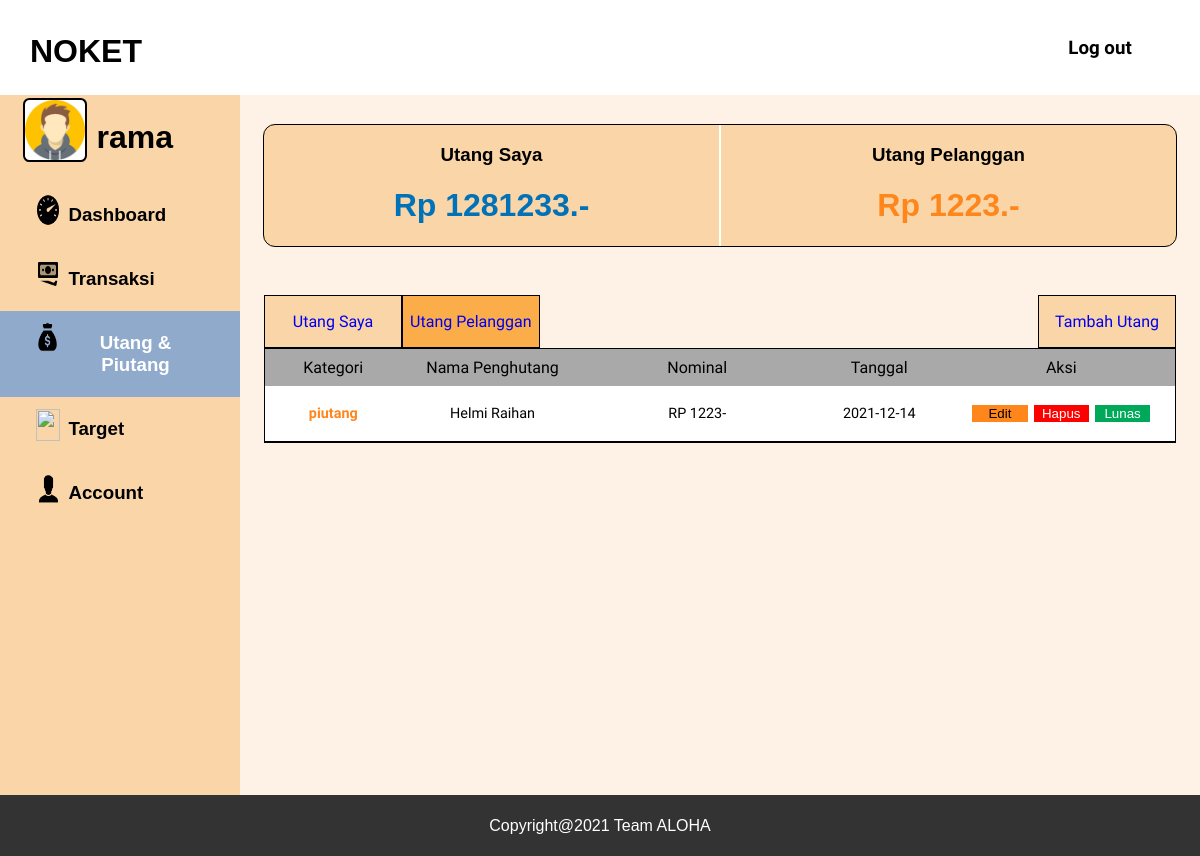
Before: /piutang.php (signed in) with the older database file.
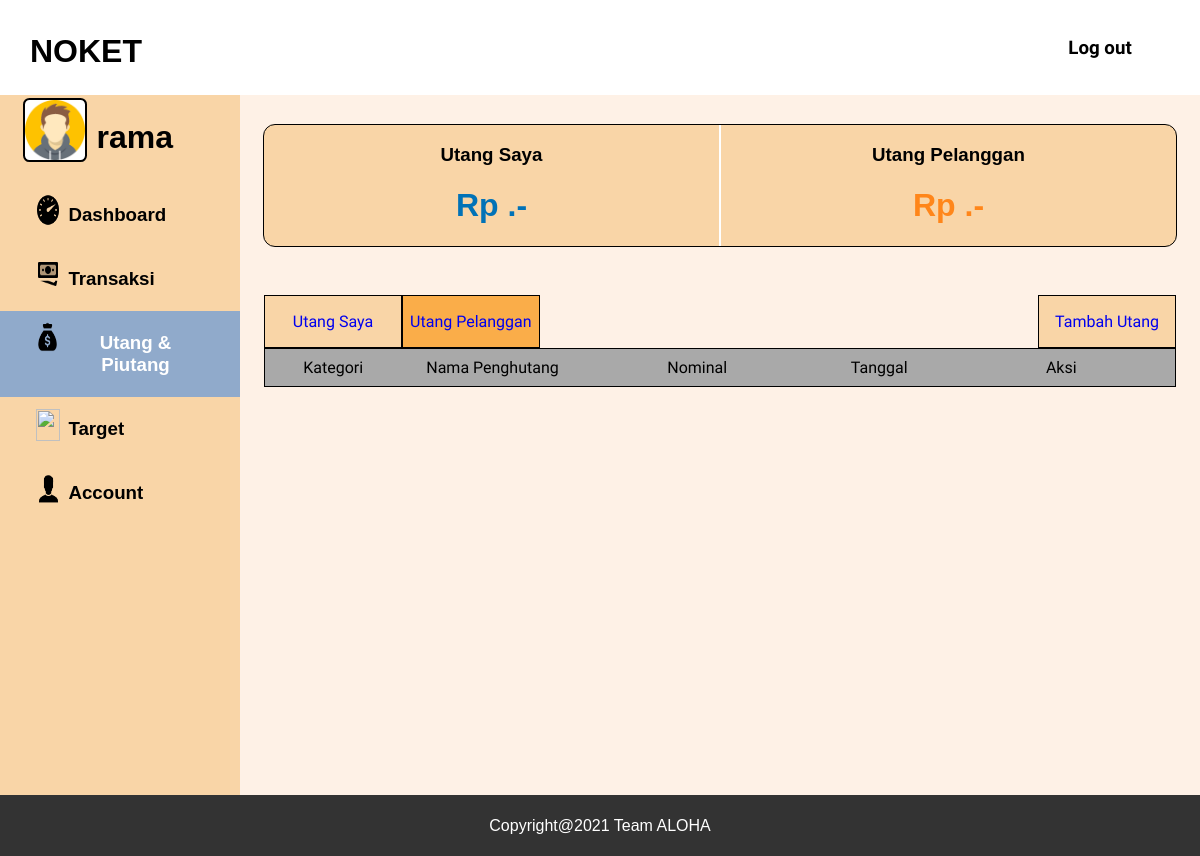
After: the same page with the newer database file.
### tables this page shows
CREATE TABLE `catatanutang` (
  `id` int(255) NOT NULL,
  `jumlah` int(255) NOT NULL,
  `tanggal` date NOT NULL,
  `id_pengguna` int(255) NOT NULL,
  `id_subkategori` int(255) NOT NULL,
  `id_instansi` int(255) NOT NULL
);

CREATE TABLE `subkategori` (
  `id` int(255) NOT NULL,
  `nama` varchar(255) NOT NULL,
  `id_kategori` int(255) NOT NULL
);

CREATE TABLE `instansi` (
  `id` int(255) NOT NULL,
  `nama` text NOT NULL
);

### piutang.php (the view, shortened to what the changed rows need)
<?php
    include 'php/koneksi.php';
    $sql2 = "SELECT cu.id AS id ,sk.nama AS kategori, i.nama AS nama , cu.jumlah, cu.tanggal FROM catatanutang cu INNER JOIN subkategori sk ON cu.id_subkategori = sk.id INNER JOIN kategoricatatan kc ON sk.id_kategori = kc.id INNER JOIN instansi i ON cu.id_instansi = i.id WHERE cu.id_pengguna = '$_SESSION[id]' AND sk.id_kategori = 4;" ;
    $result2 = mysqli_query($conn, $sql2);
    $sql3 = "SELECT SUM(ck.jumlah) AS jumlah FROM catatanutang ck INNER JOIN subkategori sk ON ck.id_subkategori = sk.id WHERE sk.id = 3;";
    $result3 = mysqli_query($conn, $sql3);
    $row3 = mysqli_fetch_assoc($result3);
    $sql4 = "SELECT SUM(ck.jumlah) AS jumlah FROM catatanutang ck INNER JOIN subkategori sk ON ck.id_subkategori = sk.id WHERE sk.id = 4;";
    $result4 = mysqli_query($conn, $sql4);
    $row4 = mysqli_fetch_assoc($result4);
?>
<html>
    <head>
        <link rel="stylesheet" href="css/piutang.css">
    </head>
    <body>
    <div id="page">
        <div class = "navbar">
            <div class="navbarLogo">
                <h1>NOKET<h1>
            </div>
        </div>
        <div id="isi-page">
            <div id="sidebar">
                <div class="sidebar-item-profile">
                    <div id="sidebar-image-container">
                        <h1><?php echo $_SESSION['username'];  ?></h1>
                    </div>
                </div>
            </div>
            <div id="content-card">
                <div id="info-header">
                    <div id="info-header-kiri">
                        <div class="info-header-isi">
                            <h1 style="color: 0172B7;">Rp <?php echo $row4['jumlah']; ?>.-</h1>
                        </div>
                    </div>
                    <div id="info-header-kanan">
                        <div class="info-header-isi">
                            <h1 style="color: FF861A;">Rp <?php echo $row3['jumlah']; ?>.-</h1>
                        </div>
                    </div>
                </div>
                <div id="table-wrapper">
                    <div id="table-scroll">
                        <table id="myTable" cellspacing="0">
                            <thead>
                                <tr>
                                    <th style="width: 15%;">
                                        <p>
                                            Kategori
                                        </p>
                                    </th>
                                    <th style="width: 20%;">
                                        <p>
                                            Nama Penghutang
                                        </p>
                                    </th>
                                    <th style="width: 25%;" onclick="sortTable(0)">
                                        <p>
                                            Nominal
                                        </p>
                                    </th>
                                    <th style="width: 15%;" onclick="sortTable(1)">
                                        <p>
                                            Tanggal
                                        </p>
                                    </th>
                                    <th style="width: 25%;">
                                        <p>
                                            Aksi
                                        </p>
                                    </th>
                                </tr>
                            </thead>
                            <tbody>
                                <?php
                                    while($row2 = mysqli_fetch_assoc($result2)) {
                                        echo "<tr>
                                            <td><p id='table-kategori-pengeluaran' style='font-weight:bold;'>".$row2['kategori']."</p></td>
                                            <td><p>".$row2['nama']."</p></td>
                                            <td><p>RP ".$row2['jumlah']."-</p></td>
                                            <td><p>".$row2['tanggal']."</p></td>
                                            <td style='white-space: nowrap; overflow: auto;'>
                                        <a href='edit-utang.php?id=".$row2['id']."'><button id='tombol-aksi-edit' name='bEdit'>Edit </button></a>
                                        <a href='php/hapus.php?id=".$row2['id']."'><button id='tombol-aksi-hapus' name='bHapus'>Hapus</button></a>
                                        <a href='php/hapus.php?id=".$row2['id']."'><button id='tombol-aksi-lunas' name='bLunas'>Lunas</button></a>
                                    </td>
                                        </tr>";
                                    }
                                ?>
                            </tbody>
                        </table>
                    </div>
                </div>
            </div>
        </div>
    </div>
    </body>
</html>

Changed rows visible on the page:
removed catatanutang: id_subkategori.nama "piutang", id_instansi.nama "Helmi Raihan", jumlah "1223", tanggal "2021-12-14"
Other visible differences:
$row4['jumlah']: "1281233" → (not shown)
$row3['jumlah']: "1223" → (not shown)
